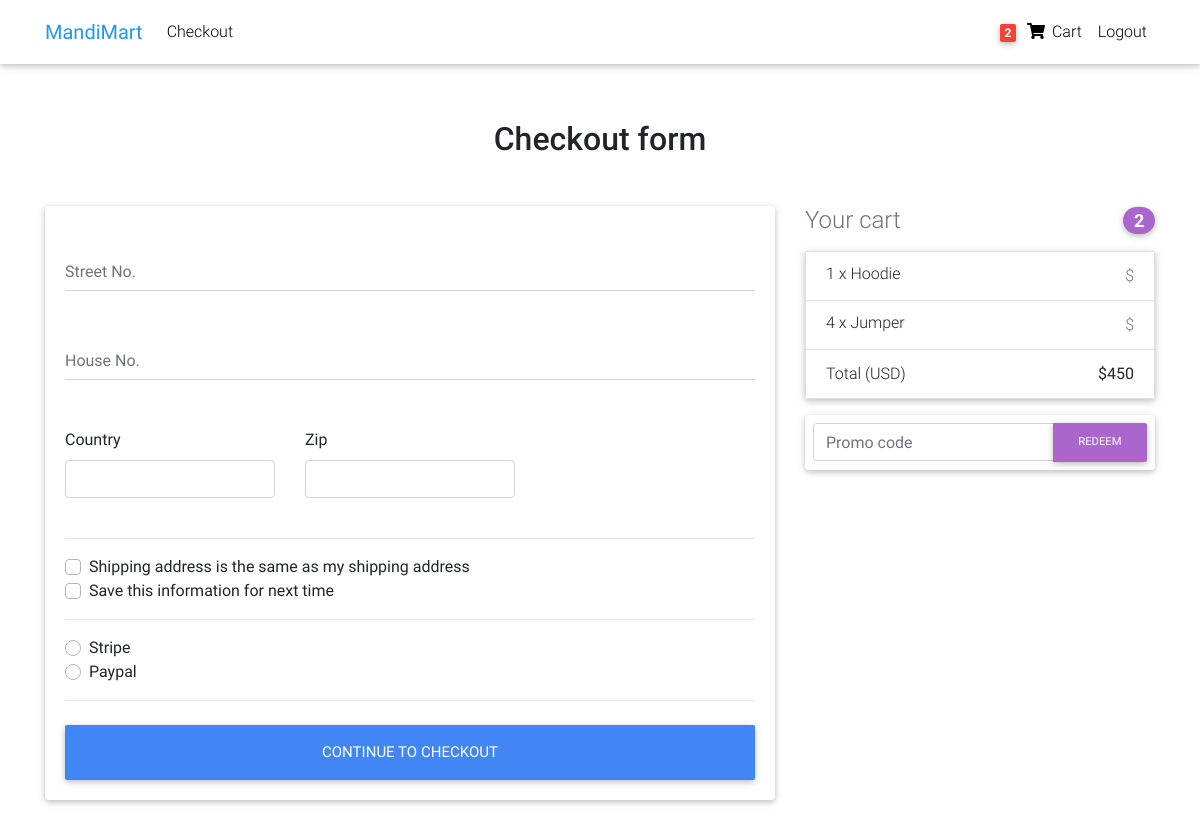
The app's page /checkout/ (signed in) with its own data.
### core/models.py (models this page shows, shortened)
class Order(models.Model):
    user = models.ForeignKey(settings.AUTH_USER_MODEL,
                             on_delete=models.CASCADE)
    items = models.ManyToManyField(OrderItem)
    start_date = models.DateTimeField(auto_now_add=True)
    ordered_date = models.DateTimeField()
    ordered = models.BooleanField(default=False)
    address = models.ForeignKey('Address',on_delete=models.SET_NULL,blank=True,null=True)
    payment = models.ForeignKey('Payment',on_delete=models.SET_NULL,blank=True,null=True)
    def get_total(self):
        total = 0
        for order_item in self.items.all():
            total += order_item.get_final_price()
        return total

class OrderItem(models.Model):
    user = models.ForeignKey(settings.AUTH_USER_MODEL,
                             on_delete=models.CASCADE, blank=True, null=True)
    ordered = models.BooleanField(default=False)
    item = models.ForeignKey(Item, on_delete=models.CASCADE)
    quantity = models.IntegerField(default=1)
    def get_total_item_price(self):
        return self.quantity*self.item.price
    def get_total_discount_item_price(self):
        return self.quantity*self.item.discount_price
    def get_final_price(self):
        if self.item.discount_price:
            return self.get_total_discount_item_price()
        return self.get_total_item_price()

class Item(models.Model):
    title = models.CharField(max_length=100)
    price = models.IntegerField()
    discount_price = models.IntegerField(blank=True, null=True)
    category = models.CharField(choices=CATEGORY_CHOICES, max_length=2)
    label = models.CharField(choices=LABEL_CHOICES, max_length=1)
    slug = models.SlugField()
    description = models.TextField(default="this is a test description")
    image = models.ImageField()

### core/views.py (the view, shortened to what this page needs)
# urls.py: path('checkout/', views.CheckoutView.as_view(), name="checkout"),
class CheckoutView(View):
    def get(self, *args, **kwargs):
        order = Order.objects.get(user=self.request.user,ordered=False)
        form = CheckoutForm()
        context = {
            'form':form,
            'order':order
        }
        return render(self.request, "checkout.html",context)

### core/forms.py
class CheckoutForm(forms.Form):
    street_address = forms.CharField(widget=forms.TextInput(attrs={
        'placeholder':'Street No.'
    }))
    apartment_address = forms.CharField(required=True, widget=forms.TextInput(attrs={
        'placeholder':'House No.'
    }))
    country = CountryField(blank_label='(select_country)').formfield(widget=CountrySelectWidget(
        attrs = {
            'class': 'custom-select d-block w-100'
        }
    ))
    zip = forms.CharField(widget=forms.TextInput(attrs = {
        'class':'form-control'
    }))
    same_shipping_address = forms.BooleanField(required=False)
    save_info = forms.BooleanField(required=False)
    payment_option = forms.ChoiceField(widget=forms.RadioSelect, choices=PAYMENT_CHOICES)

### core/templatetags/cart_template_tags.py (called while the page is built)
@register.filter
def cart_item_count(user):
    if user.is_authenticated:
        qs = Order.objects.filter(user=user,ordered=False)
        if qs.exists():
            return qs[0].items.count()
    return 0

### templates/checkout.html (shortened to what this page needs)
{% extends 'base.html' %}
{% load crispy_forms_tags %}
{% block content %}
<main >
    <div class="container wow fadeIn">
      <h2 class="my-5 h2 text-center">Checkout form</h2>
      <div class="row">
        <div class="col-md-8 mb-4">
          <div class="card">
            <form method="POST" class="card-body">
              <div class="md-form mb-5">
                {{form.street_address}}
              </div>
              <div class="md-form mb-5">
                {{form.apartment_address}}
              </div>
              <div class="row">
                <div class="col-lg-4 col-md-6 mb-4">
                  <label for="country">Country</label>
                  {{form.country}}
                </div>
                <div class="col-lg-4 col-md-6 mb-4">
                  <label for="zip">Zip</label>
                  {{form.zip}}
                </div>
              </div>
              <hr>
              <div class="custom-control custom-checkbox">
                <label class="custom-control-label" for="same-address">Shipping address is the same as my shipping address</label>
              </div>
              <div class="custom-control custom-checkbox">
                <label class="custom-control-label"  for="save-info">Save this information for next time</label>
              </div>
              <hr>
              <div class="d-block my-3">
                {% for name,value in form.fields.payment_option.choices %}
                <div class="custom-control custom-radio">
                  <label class="custom-control-label" for="{{value}}">{{value}}</label>
                </div>
                {% endfor %}
              </div>
              <hr class="mb-4">
              <button class="btn btn-primary btn-lg btn-block" type="submit">Continue to checkout</button>
            </form>
          </div>
        </div>
        <div class="col-md-4 mb-4">
          <h4 class="d-flex justify-content-between align-items-center mb-3">
            <span class="text-muted">Your cart</span>
            <span class="badge badge-secondary badge-pill">{{order.items.count}}</span>
          </h4>
          <ul class="list-group mb-3 z-depth-1">
            {% for order_item in order.items.all %}
            <li class="list-group-item d-flex justify-content-between lh-condensed">
              <div>
                <h6 class="my-0">{{ order_item.quantity }} x {{ order_item.item.title}}</h6>
              </div>
              <span class="text-muted">${{order_item.price}}</span>
            </li>
            {% endfor %}
            <li class="list-group-item d-flex justify-content-between">
              <span>Total (USD)</span>
              <strong>${{order.get_total}}</strong>
            </li>
          </ul>
          <form class="card p-2">
            <div class="input-group">
              <input type="text" class="form-control" placeholder="Promo code" aria-label="Recipient's username" aria-describedby="basic-addon2">
              <div class="input-group-append">
                <button class="btn btn-secondary btn-md waves-effect m-0" type="button">Redeem</button>
              </div>
            </div>
          </form>
        </div>
      </div>
    </div>
  </main>
{% endblock content %}

### templates/navbar.html (shortened to what this page needs)
{% load cart_template_tags %}
<nav
  class="navbar fixed-top navbar-expand-lg navbar-light white scrolling-navbar"
>
  <div class="container">
    <a class="navbar-brand waves-effect" href="/">
      <strong class="blue-text">MandiMart</strong>
    </a>
    <div class="collapse navbar-collapse" id="navbarSupportedContent">
      <ul class="navbar-nav mr-auto">
        <li class="nav-item">
          <a class="nav-link waves-effect" href="/checkout"> Checkout</a>
        </li>
      </ul>
      <ul class="navbar-nav nav-flex-icons">
        {% if request.user.is_authenticated %}
        <li class="nav-item">
          <a
            href="{% url 'core:order-summary' %}"
            class="nav-link waves-effect"
          >
            <span class="badge red z-depth-1 mr-1">
              {{ request.user|cart_item_count }}
            </span>
            <i class="fas fa-shopping-cart"></i>
            <span class="clearfix d-none d-sm-inline-block"> Cart </span>
          </a>
        </li>
        <li class="nav-item">
          <a class="nav-link waves-effect" href="{% url 'account_logout' %}">
            <span class="clearfix d-none d-sm-inline-block"> Logout </span>
          </a>
        </li>
        {% endif %}
      </ul>
    </div>
  </div>
</nav>

### templates/base.html (style rules this page uses)
html, body, header, .carousel { height: 60vh; }

### records on screen
Order: items.count "2", get_total "450"
OrderItem: quantity "1", item "Hoodie"
OrderItem: quantity "4", item "Jumper"

### other values on screen
{{ request.user|cart_item_count }} "2"
{{ value }} "Stripe" "Paypal"
